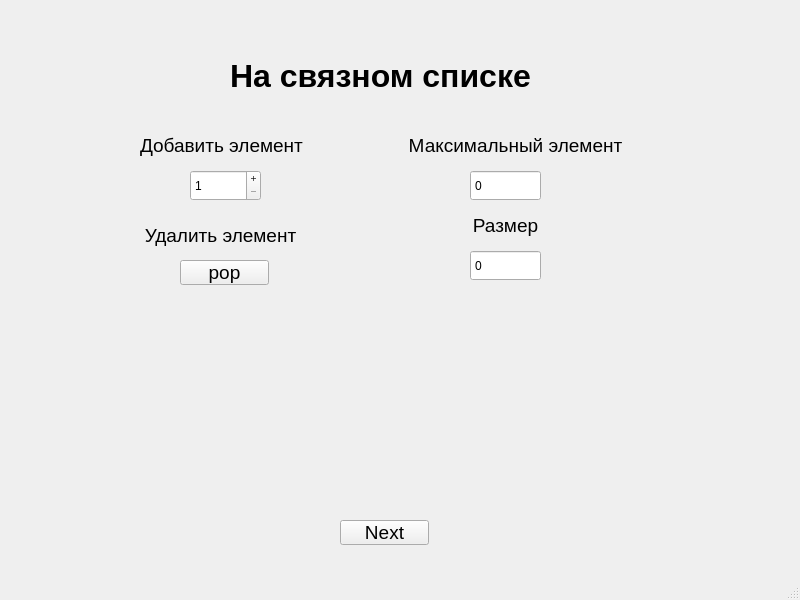
<?xml version="1.0" encoding="UTF-8"?>
<ui version="4.0">
 <class>MainWindow</class>
 <widget class="QMainWindow" name="MainWindow">
  <property name="geometry">
   <rect>
    <x>0</x>
    <y>0</y>
    <width>800</width>
    <height>600</height>
   </rect>
  </property>
  <property name="windowTitle">
   <string>MainWindow</string>
  </property>
  <widget class="QWidget" name="centralwidget">
   <widget class="QStackedWidget" name="stackedWidget">
    <property name="geometry">
     <rect>
      <x>20</x>
      <y>30</y>
      <width>751</width>
      <height>501</height>
     </rect>
    </property>
    <property name="currentIndex">
     <number>1</number>
    </property>
    <widget class="QWidget" name="page">
     <widget class="QSpinBox" name="spinSize">
      <property name="geometry">
       <rect>
        <x>440</x>
        <y>230</y>
        <width>71</width>
        <height>31</height>
       </rect>
      </property>
      <property name="readOnly">
       <bool>true</bool>
      </property>
      <property name="buttonSymbols">
       <enum>QAbstractSpinBox::NoButtons</enum>
      </property>
      <property name="minimum">
       <number>0</number>
      </property>
      <property name="maximum">
       <number>2147483647</number>
      </property>
      <property name="stepType">
       <enum>QAbstractSpinBox::DefaultStepType</enum>
      </property>
      <property name="value">
       <number>0</number>
      </property>
     </widget>
     <widget class="QLabel" name="label_4">
      <property name="geometry">
       <rect>
        <x>360</x>
        <y>190</y>
        <width>231</width>
        <height>31</height>
       </rect>
      </property>
      <property name="font">
       <font>
        <pointsize>14</pointsize>
       </font>
      </property>
      <property name="text">
       <string>Размер</string>
      </property>
      <property name="alignment">
       <set>Qt::AlignCenter</set>
      </property>
     </widget>
     <widget class="QSpinBox" name="spinOutput">
      <property name="geometry">
       <rect>
        <x>440</x>
        <y>140</y>
        <width>71</width>
        <height>31</height>
       </rect>
      </property>
      <property name="readOnly">
       <bool>true</bool>
      </property>
      <property name="buttonSymbols">
       <enum>QAbstractSpinBox::NoButtons</enum>
      </property>
      <property name="minimum">
       <number>0</number>
      </property>
      <property name="maximum">
       <number>2147483647</number>
      </property>
      <property name="stepType">
       <enum>QAbstractSpinBox::DefaultStepType</enum>
      </property>
      <property name="value">
       <number>0</number>
      </property>
     </widget>
     <widget class="QLabel" name="label_3">
      <property name="geometry">
       <rect>
        <x>360</x>
        <y>100</y>
        <width>231</width>
        <height>31</height>
       </rect>
      </property>
      <property name="font">
       <font>
        <pointsize>14</pointsize>
       </font>
      </property>
      <property name="text">
       <string>Максимальный элемент</string>
      </property>
      <property name="alignment">
       <set>Qt::AlignCenter</set>
      </property>
     </widget>
     <widget class="QSpinBox" name="spinPush">
      <property name="geometry">
       <rect>
        <x>160</x>
        <y>140</y>
        <width>71</width>
        <height>31</height>
       </rect>
      </property>
      <property name="buttonSymbols">
       <enum>QAbstractSpinBox::PlusMinus</enum>
      </property>
      <property name="minimum">
       <number>1</number>
      </property>
      <property name="maximum">
       <number>2147483647</number>
      </property>
     </widget>
     <widget class="QLabel" name="label">
      <property name="geometry">
       <rect>
        <x>110</x>
        <y>100</y>
        <width>201</width>
        <height>31</height>
       </rect>
      </property>
      <property name="font">
       <font>
        <pointsize>14</pointsize>
       </font>
      </property>
      <property name="text">
       <string>Добавить элемент</string>
      </property>
     </widget>
     <widget class="QPushButton" name="popButton">
      <property name="geometry">
       <rect>
        <x>150</x>
        <y>240</y>
        <width>89</width>
        <height>25</height>
       </rect>
      </property>
      <property name="font">
       <font>
        <pointsize>14</pointsize>
        <weight>50</weight>
        <bold>false</bold>
       </font>
      </property>
      <property name="text">
       <string>pop</string>
      </property>
     </widget>
     <widget class="QLabel" name="label_2">
      <property name="geometry">
       <rect>
        <x>90</x>
        <y>190</y>
        <width>201</width>
        <height>31</height>
       </rect>
      </property>
      <property name="font">
       <font>
        <pointsize>14</pointsize>
       </font>
      </property>
      <property name="text">
       <string>Удалить элемент</string>
      </property>
      <property name="alignment">
       <set>Qt::AlignCenter</set>
      </property>
     </widget>
     <widget class="QLabel" name="label_10">
      <property name="geometry">
       <rect>
        <x>250</x>
        <y>20</y>
        <width>201</width>
        <height>41</height>
       </rect>
      </property>
      <property name="font">
       <font>
        <pointsize>24</pointsize>
        <weight>75</weight>
        <bold>true</bold>
       </font>
      </property>
      <property name="text">
       <string>На массиве</string>
      </property>
     </widget>
    </widget>
    <widget class="QWidget" name="page_2">
     <widget class="QLabel" name="label_5">
      <property name="geometry">
       <rect>
        <x>370</x>
        <y>180</y>
        <width>231</width>
        <height>31</height>
       </rect>
      </property>
      <property name="font">
       <font>
        <pointsize>14</pointsize>
       </font>
      </property>
      <property name="text">
       <string>Размер</string>
      </property>
      <property name="alignment">
       <set>Qt::AlignCenter</set>
      </property>
     </widget>
     <widget class="QSpinBox" name="spinSize_2">
      <property name="geometry">
       <rect>
        <x>450</x>
        <y>220</y>
        <width>71</width>
        <height>31</height>
       </rect>
      </property>
      <property name="readOnly">
       <bool>true</bool>
      </property>
      <property name="buttonSymbols">
       <enum>QAbstractSpinBox::NoButtons</enum>
      </property>
      <property name="minimum">
       <number>0</number>
      </property>
      <property name="maximum">
       <number>2147483647</number>
      </property>
      <property name="stepType">
       <enum>QAbstractSpinBox::DefaultStepType</enum>
      </property>
      <property name="value">
       <number>0</number>
      </property>
     </widget>
     <widget class="QSpinBox" name="spinPush_2">
      <property name="geometry">
       <rect>
        <x>170</x>
        <y>140</y>
        <width>71</width>
        <height>31</height>
       </rect>
      </property>
      <property name="buttonSymbols">
       <enum>QAbstractSpinBox::PlusMinus</enum>
      </property>
      <property name="minimum">
       <number>1</number>
      </property>
      <property name="maximum">
       <number>2147483647</number>
      </property>
     </widget>
     <widget class="QLabel" name="label_6">
      <property name="geometry">
       <rect>
        <x>380</x>
        <y>100</y>
        <width>231</width>
        <height>31</height>
       </rect>
      </property>
      <property name="font">
       <font>
        <pointsize>14</pointsize>
       </font>
      </property>
      <property name="text">
       <string>Максимальный элемент</string>
      </property>
      <property name="alignment">
       <set>Qt::AlignCenter</set>
      </property>
     </widget>
     <widget class="QLabel" name="label_7">
      <property name="geometry">
       <rect>
        <x>100</x>
        <y>190</y>
        <width>201</width>
        <height>31</height>
       </rect>
      </property>
      <property name="font">
       <font>
        <pointsize>14</pointsize>
       </font>
      </property>
      <property name="text">
       <string>Удалить элемент</string>
      </property>
      <property name="alignment">
       <set>Qt::AlignCenter</set>
      </property>
     </widget>
     <widget class="QLabel" name="label_8">
      <property name="geometry">
       <rect>
        <x>120</x>
        <y>100</y>
        <width>201</width>
        <height>31</height>
       </rect>
      </property>
      <property name="font">
       <font>
        <pointsize>14</pointsize>
       </font>
      </property>
      <property name="text">
       <string>Добавить элемент</string>
      </property>
     </widget>
     <widget class="QPushButton" name="popButton_2">
      <property name="geometry">
       <rect>
        <x>160</x>
        <y>230</y>
        <width>89</width>
        <height>25</height>
       </rect>
      </property>
      <property name="font">
       <font>
        <pointsize>14</pointsize>
        <weight>50</weight>
        <bold>false</bold>
       </font>
      </property>
      <property name="text">
       <string>pop</string>
      </property>
     </widget>
     <widget class="QSpinBox" name="spinOutput_2">
      <property name="geometry">
       <rect>
        <x>450</x>
        <y>140</y>
        <width>71</width>
        <height>31</height>
       </rect>
      </property>
      <property name="readOnly">
       <bool>true</bool>
      </property>
      <property name="buttonSymbols">
       <enum>QAbstractSpinBox::NoButtons</enum>
      </property>
      <property name="minimum">
       <number>0</number>
      </property>
      <property name="maximum">
       <number>2147483647</number>
      </property>
      <property name="stepType">
       <enum>QAbstractSpinBox::DefaultStepType</enum>
      </property>
      <property name="value">
       <number>0</number>
      </property>
     </widget>
     <widget class="QLabel" name="label_9">
      <property name="geometry">
       <rect>
        <x>210</x>
        <y>20</y>
        <width>321</width>
        <height>51</height>
       </rect>
      </property>
      <property name="font">
       <font>
        <pointsize>24</pointsize>
        <weight>75</weight>
        <bold>true</bold>
       </font>
      </property>
      <property name="text">
       <string>На связном списке</string>
      </property>
     </widget>
    </widget>
   </widget>
   <widget class="QPushButton" name="pushButton">
    <property name="geometry">
     <rect>
      <x>340</x>
      <y>520</y>
      <width>89</width>
      <height>25</height>
     </rect>
    </property>
    <property name="font">
     <font>
      <pointsize>14</pointsize>
     </font>
    </property>
    <property name="text">
     <string>Next</string>
    </property>
   </widget>
  </widget>
  <widget class="QMenuBar" name="menubar">
   <property name="geometry">
    <rect>
     <x>0</x>
     <y>0</y>
     <width>800</width>
     <height>22</height>
    </rect>
   </property>
  </widget>
  <widget class="QStatusBar" name="statusbar"/>
 </widget>
 <resources/>
 <connections/>
</ui>
